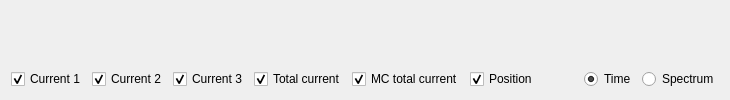
            <widget class="QWidget" name="tab_7">
             <attribute name="title">
              <string>Plot</string>
             </attribute>
             <layout class="QVBoxLayout" name="verticalLayout_8">
              <item>
               <widget class="QCustomPlot" name="currentPlot" native="true">
                <property name="sizePolicy">
                 <sizepolicy hsizetype="Preferred" vsizetype="Expanding">
                  <horstretch>0</horstretch>
                  <verstretch>0</verstretch>
                 </sizepolicy>
                </property>
               </widget>
              </item>
              <item>
               <layout class="QHBoxLayout" name="horizontalLayout_14">
                <item>
                 <widget class="QCheckBox" name="showCurrent1Box">
                  <property name="text">
                   <string>Current 1</string>
                  </property>
                  <property name="checked">
                   <bool>true</bool>
                  </property>
                 </widget>
                </item>
                <item>
                 <widget class="QCheckBox" name="showCurrent2Box">
                  <property name="text">
                   <string>Current 2</string>
                  </property>
                  <property name="checked">
                   <bool>true</bool>
                  </property>
                 </widget>
                </item>
                <item>
                 <widget class="QCheckBox" name="showCurrent3Box">
                  <property name="text">
                   <string>Current 3</string>
                  </property>
                  <property name="checked">
                   <bool>true</bool>
                  </property>
                 </widget>
                </item>
                <item>
                 <widget class="QCheckBox" name="showTotalCurrentBox">
                  <property name="text">
                   <string>Total current</string>
                  </property>
                  <property name="checked">
                   <bool>true</bool>
                  </property>
                 </widget>
                </item>
                <item>
                 <widget class="QCheckBox" name="showMcTotalCurrentBox">
                  <property name="text">
                   <string>MC total current</string>
                  </property>
                  <property name="checked">
                   <bool>true</bool>
                  </property>
                 </widget>
                </item>
                <item>
                 <widget class="QCheckBox" name="showPosCurrentBox">
                  <property name="text">
                   <string>Position</string>
                  </property>
                  <property name="checked">
                   <bool>true</bool>
                  </property>
                 </widget>
                </item>
                <item>
                 <spacer name="horizontalSpacer_3">
                  <property name="orientation">
                   <enum>Qt::Horizontal</enum>
                  </property>
                  <property name="sizeHint" stdset="0">
                   <size>
                    <width>40</width>
                    <height>20</height>
                   </size>
                  </property>
                 </spacer>
                </item>
                <item>
                 <widget class="QRadioButton" name="currentTimeButton">
                  <property name="text">
                   <string>Time</string>
                  </property>
                  <property name="checked">
                   <bool>true</bool>
                  </property>
                 </widget>
                </item>
                <item>
                 <widget class="QRadioButton" name="currentSpectrumButton">
                  <property name="text">
                   <string>Spectrum</string>
                  </property>
                 </widget>
                </item>
               </layout>
              </item>
             </layout>
            </widget>
